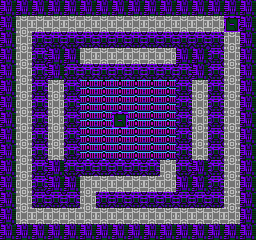

This game map was drawn from its Tiled (.tmx) file and the tilesets committed beside it. A one-line description and the full map source follow:
An orthogonal 16x15 tile map with 16x16 px tiles, 1 tile layer (tilemap), 1 hidden layer not drawn and 2 objects (2x transfer).

<map version="1.0" tiledversion="1.1.2" orientation="orthogonal" renderorder="right-down" width="16" height="15" tilewidth="16" tileheight="16" infinite="0" nextobjectid="3">
 <properties>
  <property name="background_tile" type="int" value="84" />
  <property name="bgm" value="space" />
  <property name="encounter_table" type="int" value="2" />
 </properties>
 <tileset firstgid="1" source="tileset.tsx" />
 <layer name="tilemap" width="16" height="15" locked="1">
  <data encoding="csv">
85,85,85,85,85,85,85,85,85,85,85,85,85,85,85,85,
85,70,70,70,70,70,70,70,70,70,70,70,70,70,88,85,
85,70,83,83,83,83,83,83,83,83,83,83,83,83,70,85,
85,70,83,85,85,70,70,70,70,70,70,85,85,83,70,85,
85,70,83,85,83,83,83,83,83,83,83,83,85,83,70,85,
85,70,83,70,83,66,66,66,66,66,66,83,70,83,70,85,
85,70,83,70,83,66,66,66,66,66,66,83,70,83,70,85,
85,70,83,70,83,66,66,88,66,66,66,83,70,83,70,85,
85,70,83,70,83,66,66,66,66,66,66,83,70,83,70,85,
85,70,83,70,83,66,66,66,66,66,66,83,70,83,70,85,
85,70,83,85,83,83,83,83,83,83,70,83,85,83,70,85,
85,70,83,85,85,70,70,70,70,70,70,85,85,83,70,85,
85,70,83,83,83,70,83,83,83,83,83,83,83,83,70,85,
85,70,70,70,70,70,70,70,70,70,70,70,70,70,70,85,
85,85,85,85,85,85,85,85,85,85,85,85,85,85,85,85
</data>
 </layer>
 <layer name="collision" width="16" height="15" visible="0" locked="1">
  <data encoding="csv">
256,256,256,256,256,256,256,256,256,256,256,256,256,256,256,256,
256,0,0,0,0,0,0,0,0,0,0,0,0,0,0,256,
256,0,256,256,256,256,256,256,256,256,256,256,256,256,0,256,
256,0,256,256,256,0,0,0,0,0,0,256,256,256,0,256,
256,0,256,256,256,256,256,256,256,256,256,256,256,256,0,256,
256,0,256,0,256,0,0,0,0,0,0,256,0,256,0,256,
256,0,256,0,256,0,0,0,0,0,0,256,0,256,0,256,
256,0,256,0,256,0,0,0,0,0,0,256,0,256,0,256,
256,0,256,0,256,0,0,0,0,0,0,256,0,256,0,256,
256,0,256,0,256,0,0,0,0,0,0,256,0,256,0,256,
256,0,256,256,256,256,256,256,256,256,0,256,256,256,0,256,
256,0,256,256,256,0,0,0,0,0,0,256,256,256,0,256,
256,0,256,256,256,0,256,256,256,256,256,256,256,256,0,256,
256,0,0,0,0,0,0,0,0,0,0,0,0,0,0,256,
256,256,256,256,256,256,256,256,256,256,256,256,256,256,256,256
</data>
 </layer>
 <objectgroup name="object">
  <object id="1" name="road_to_cockpit_3" type="transfer" gid="242" x="224" y="32" width="16" height="16">
   <properties>
    <property name="transfer_map" value="road_to_cockpit_3" />
    <property name="transfer_x" type="int" value="5" />
    <property name="transfer_y" type="int" value="1" />
   </properties>
  </object>
  <object id="2" name="cockpit" type="transfer" gid="242" x="112" y="128" width="16" height="16">
   <properties>
    <property name="transfer_map" value="cockpit" />
    <property name="transfer_x" type="int" value="2" />
    <property name="transfer_y" type="int" value="14" />
   </properties>
  </object>
 </objectgroup>
</map>
